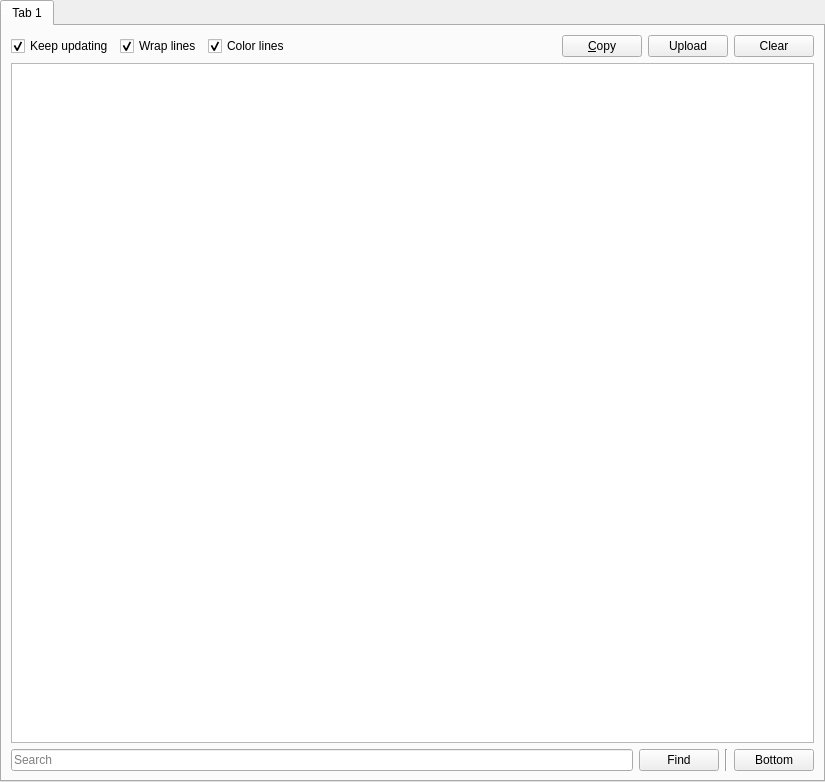
<?xml version="1.0" encoding="UTF-8"?>
<ui version="4.0">
 <class>LogPage</class>
 <widget class="QWidget" name="LogPage">
  <property name="geometry">
   <rect>
    <x>0</x>
    <y>0</y>
    <width>825</width>
    <height>782</height>
   </rect>
  </property>
  <layout class="QVBoxLayout" name="verticalLayout">
   <property name="leftMargin">
    <number>0</number>
   </property>
   <property name="topMargin">
    <number>0</number>
   </property>
   <property name="rightMargin">
    <number>0</number>
   </property>
   <property name="bottomMargin">
    <number>0</number>
   </property>
   <item>
    <widget class="QTabWidget" name="tabWidget">
     <property name="currentIndex">
      <number>0</number>
     </property>
     <widget class="QWidget" name="tab">
      <attribute name="title">
       <string notr="true">Tab 1</string>
      </attribute>
      <layout class="QGridLayout" name="gridLayout">
       <item row="1" column="0" colspan="5">
        <widget class="LogView" name="text">
         <property name="undoRedoEnabled">
          <bool>false</bool>
         </property>
         <property name="readOnly">
          <bool>true</bool>
         </property>
         <property name="plainText">
          <string notr="true"/>
         </property>
         <property name="textInteractionFlags">
          <set>Qt::LinksAccessibleByKeyboard|Qt::LinksAccessibleByMouse|Qt::TextBrowserInteraction|Qt::TextSelectableByKeyboard|Qt::TextSelectableByMouse</set>
         </property>
         <property name="centerOnScroll">
          <bool>false</bool>
         </property>
        </widget>
       </item>
       <item row="0" column="0" colspan="5">
        <layout class="QHBoxLayout" name="horizontalLayout">
         <item>
          <widget class="QCheckBox" name="trackLogCheckbox">
           <property name="text">
            <string>Keep updating</string>
           </property>
           <property name="checked">
            <bool>true</bool>
           </property>
          </widget>
         </item>
         <item>
          <widget class="QCheckBox" name="wrapCheckbox">
           <property name="text">
            <string>Wrap lines</string>
           </property>
           <property name="checked">
            <bool>true</bool>
           </property>
          </widget>
         </item>
         <item>
          <widget class="QCheckBox" name="colorCheckbox">
           <property name="text">
            <string>Color lines</string>
           </property>
           <property name="checked">
            <bool>true</bool>
           </property>
          </widget>
         </item>
         <item>
          <spacer name="horizontalSpacer">
           <property name="orientation">
            <enum>Qt::Horizontal</enum>
           </property>
           <property name="sizeHint" stdset="0">
            <size>
             <width>40</width>
             <height>20</height>
            </size>
           </property>
          </spacer>
         </item>
         <item>
          <widget class="QPushButton" name="btnCopy">
           <property name="toolTip">
            <string>Copy the whole log into the clipboard</string>
           </property>
           <property name="text">
            <string>&amp;Copy</string>
           </property>
          </widget>
         </item>
         <item>
          <widget class="QPushButton" name="btnPaste">
           <property name="toolTip">
            <string>Upload the log to the paste service configured in preferences</string>
           </property>
           <property name="text">
            <string>Upload</string>
           </property>
          </widget>
         </item>
         <item>
          <widget class="QPushButton" name="btnClear">
           <property name="toolTip">
            <string>Clear the log</string>
           </property>
           <property name="text">
            <string>Clear</string>
           </property>
          </widget>
         </item>
        </layout>
       </item>
       <item row="2" column="2">
        <widget class="QPushButton" name="findButton">
         <property name="sizePolicy">
          <sizepolicy hsizetype="Maximum" vsizetype="Fixed">
           <horstretch>0</horstretch>
           <verstretch>0</verstretch>
          </sizepolicy>
         </property>
         <property name="text">
          <string>Find</string>
         </property>
        </widget>
       </item>
       <item row="2" column="4">
        <widget class="QPushButton" name="btnBottom">
         <property name="sizePolicy">
          <sizepolicy hsizetype="Maximum" vsizetype="Fixed">
           <horstretch>0</horstretch>
           <verstretch>0</verstretch>
          </sizepolicy>
         </property>
         <property name="toolTip">
          <string>Scroll all the way to bottom</string>
         </property>
         <property name="text">
          <string>Bottom</string>
         </property>
        </widget>
       </item>
       <item row="2" column="3">
        <widget class="Line" name="line">
         <property name="orientation">
          <enum>Qt::Vertical</enum>
         </property>
        </widget>
       </item>
       <item row="2" column="0" colspan="2">
        <widget class="QLineEdit" name="searchBar">
         <property name="placeholderText">
          <string>Search</string>
         </property>
        </widget>
       </item>
      </layout>
     </widget>
    </widget>
   </item>
  </layout>
 </widget>
 <customwidgets>
  <customwidget>
   <class>LogView</class>
   <extends>QPlainTextEdit</extends>
   <header>ui/widgets/LogView.h</header>
  </customwidget>
 </customwidgets>
 <tabstops>
  <tabstop>tabWidget</tabstop>
  <tabstop>trackLogCheckbox</tabstop>
  <tabstop>wrapCheckbox</tabstop>
  <tabstop>colorCheckbox</tabstop>
  <tabstop>btnCopy</tabstop>
  <tabstop>btnPaste</tabstop>
  <tabstop>btnClear</tabstop>
  <tabstop>text</tabstop>
  <tabstop>findButton</tabstop>
 </tabstops>
 <resources/>
 <connections/>
</ui>
